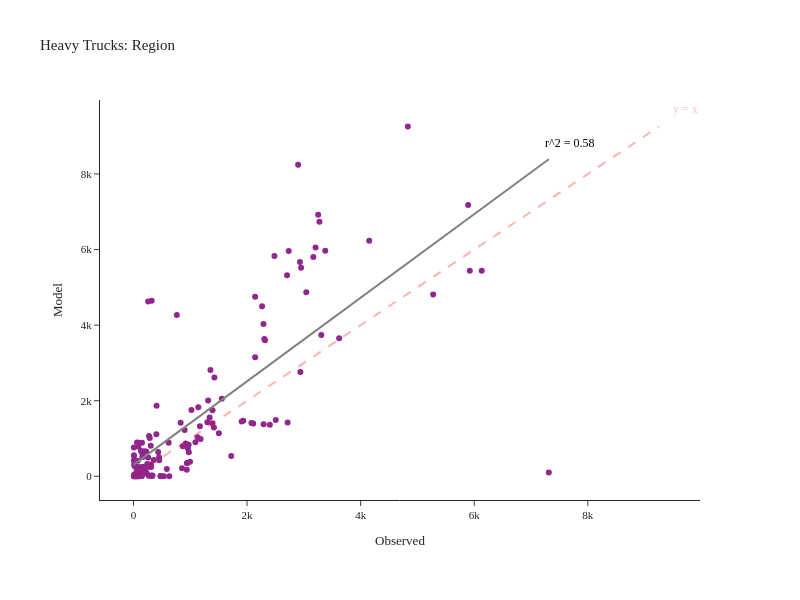

The code cell stored with this chart in its notebook:
### Code cell
fig = create_truck_chart(df_daily_heavy, 'Heavy')
fig.show()

### Figure 1 — Plotly figure (JSON) as saved in the notebook; plotly's stock layout.template omitted (floating-point values rounded to 4 significant figures; data arrays with more than 128 entries replaced by an {"elided": "..."} marker saying what was removed)
{"data": [{"customdata": {"elided": "149x2 str values"}, "hovertemplate": "Observed=%{x}<br>Model=%{y}<br>location=%{customdata[0]}<br>County=%{customdata[1]}<extra></extra>", "legendgroup": "", "line": {"color": "Grey", "width": 2}, "marker": {"color": "#91268F", "symbol": "circle"}, "mode": "markers", "name": "", "orientation": "v", "showlegend": false, "type": "scatter", "x": {"elided": "149 int values"}, "xaxis": "x", "y": {"elided": "149 int values"}, "yaxis": "y"}, {"hovertemplate": "Observed=%{x}<br>Model=%{y}<extra></extra>", "legendgroup": "", "line": {"color": "Grey", "dash": "solid", "width": 2}, "marker": {"symbol": "circle"}, "mode": "lines", "name": "", "orientation": "v", "showlegend": false, "type": "scatter", "x": [0.0, 73.87, 147.7, 221.6, 295.5, 369.3, 443.2, 517.1, 590.9, 664.8, 738.7, 812.6, 886.4, 960.3, 1034.0, 1108.0, 1182.0, 1256.0, 1330.0, 1404.0, 1477.0, 1551.0, 1625.0, 1699.0, 1773.0, 1847.0, 1921.0, 1994.0, 2068.0, 2142.0, 2216.0, 2290.0, 2364.0, 2438.0, 2512.0, 2585.0, 2659.0, 2733.0, 2807.0, 2881.0, 2955.0, 3029.0, 3102.0, 3176.0, 3250.0, 3324.0, 3398.0, 3472.0, 3546.0, 3620.0, 3693.0, 3767.0, 3841.0, 3915.0, 3989.0, 4063.0, 4137.0, 4211.0, 4284.0, 4358.0, 4432.0, 4506.0, 4580.0, 4654.0, 4728.0, 4801.0, 4875.0, 4949.0, 5023.0, 5097.0, 5171.0, 5245.0, 5319.0, 5392.0, 5466.0, 5540.0, 5614.0, 5688.0, 5762.0, 5836.0, 5909.0, 5983.0, 6057.0, 6131.0, 6205.0, 6279.0, 6353.0, 6427.0, 6500.0, 6574.0, 6648.0, 6722.0, 6796.0, 6870.0, 6944.0, 7018.0, 7091.0, 7165.0, 7239.0, 7313.0], "xaxis": "x", "y": [301.3, 383.0, 464.7, 546.4, 628.1, 709.8, 791.5, 873.2, 954.9, 1037.0, 1118.0, 1200.0, 1282.0, 1363.0, 1445.0, 1527.0, 1609.0, 1690.0, 1772.0, 1854.0, 1935.0, 2017.0, 2099.0, 2180.0, 2262.0, 2344.0, 2426.0, 2507.0, 2589.0, 2671.0, 2752.0, 2834.0, 2916.0, 2997.0, 3079.0, 3161.0, 3243.0, 3324.0, 3406.0, 3488.0, 3569.0, 3651.0, 3733.0, 3815.0, 3896.0, 3978.0, 4060.0, 4141.0, 4223.0, 4305.0, 4386.0, 4468.0, 4550.0, 4632.0, 4713.0, 4795.0, 4877.0, 4958.0, 5040.0, 5122.0, 5203.0, 5285.0, 5367.0, 5449.0, 5530.0, 5612.0, 5694.0, 5775.0, 5857.0, 5939.0, 6020.0, 6102.0, 6184.0, 6266.0, 6347.0, 6429.0, 6511.0, 6592.0, 6674.0, 6756.0, 6837.0, 6919.0, 7001.0, 7083.0, 7164.0, 7246.0, 7328.0, 7409.0, 7491.0, 7573.0, 7655.0, 7736.0, 7818.0, 7900.0, 7981.0, 8063.0, 8145.0, 8226.0, 8308.0, 8390.0], "yaxis": "y"}], "layout": {"annotations": [{"align": "right", "font": {"color": "pink", "size": 12}, "showarrow": false, "text": "y = x", "x": 9720.0, "y": 9720.0}, {"align": "right", "font": {"color": "black", "size": 12}, "showarrow": false, "text": "r^2 = 0.58", "x": 7679.0, "y": 8809.0}], "height": 600, "legend": {"tracegroupgap": 0}, "margin": {"b": 100, "l": 100, "r": 100, "t": 100}, "shapes": [{"line": {"color": "Red", "dash": "dash", "width": 2}, "type": "line", "x0": 0, "x1": 9257, "y0": 0, "y1": 9257}], "title": {"text": "Heavy Trucks: Region"}, "width": 800, "xaxis": {"anchor": "y", "domain": [0.0, 1.0], "title": {"text": "Observed"}}, "yaxis": {"anchor": "x", "domain": [0.0, 1.0], "title": {"text": "Model"}}}}
